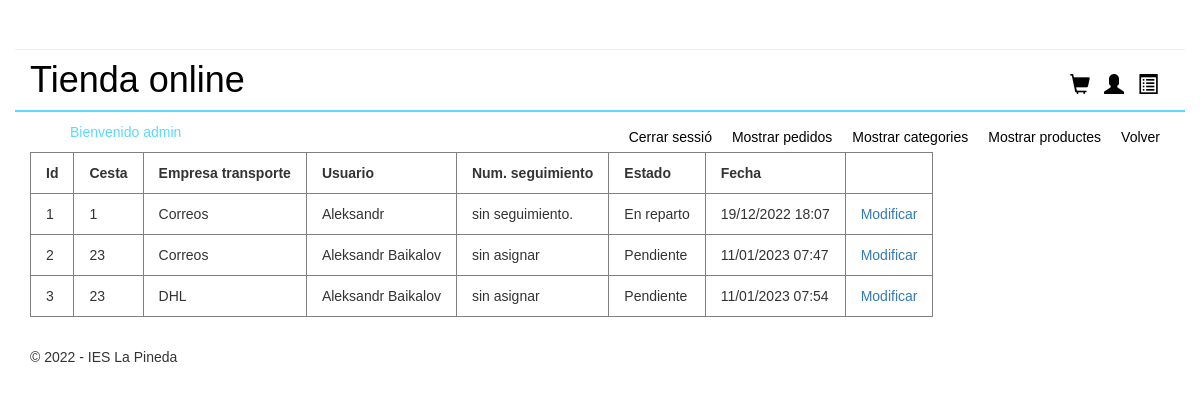
Screenshot of /admin/admin.php?controller=Pedido&action=iniciarVistaPedidos (signed in) with the database file from the repository.
### tables this page shows
CREATE TABLE `pedidos` (
  `id_pedido` int(11) NOT NULL,
  `fk_id_cesta` int(11) NOT NULL,
  `fk_id_empresa_transporte` int(11) NOT NULL,
  `fk_id_usuario` int(11) NOT NULL,
  `num_seguimiento` varchar(128) DEFAULT NULL,
  `estado` int(1) NOT NULL,
  `fecha` int(15) NOT NULL
);

CREATE TABLE `empresa_transporte` (
  `id_empresa_transporte` int(100) NOT NULL,
  `nombre_empresa_transporte` varchar(256) NOT NULL,
  `precio_empresa_transporte` int(10) NOT NULL
);

CREATE TABLE `usuarios` (
  `id_usuario` int(15) NOT NULL,
  `nombre` varchar(48) NOT NULL,
  `correo` varchar(48) NOT NULL,
  `telefono` varchar(14) DEFAULT NULL,
  `contraseña` varchar(256) NOT NULL,
  `direccion` varchar(124) DEFAULT NULL,
  `provincia` varchar(24) DEFAULT NULL,
  `cp` varchar(12) DEFAULT NULL
);

### admin/controllers/PedidoController.php (called while the page is built, shortened)
<?php
class PedidoController
{
    public function iniciarVistaPedidos()
    {
        require_once "./models/pedido.php";
        require_once "./models/cesta.php";
        $pedidos = new Pedido();
        $cesta = new Cesta();
        $todosLosPedidos = $cesta->mostrarPedidos();
        $transportistasArray = $pedidos->getTransportistas();
        require_once "./views/mostrarPedidos.php";
    }
}
?>

### models/database.php (called while the page is built, shortened)
<?php
class Database{
    public function __construct(){
        $servername = "localhost";
        $dbname= "botiga";
        $username = "root";
        $password = "";
		$this->db = new PDO("mysql:host=$servername;dbname=$dbname",$username, $password);
    }
}

### admin/models/cesta.php (called while the page is built, shortened)
<?php
require_once("../models/database.php");
class Cesta extends Database
{
    function mostrarPedidos()
    {
        $stmt = $this->db->prepare("SELECT * FROM pedidos");
        $pedidos = array();
        if ($stmt->execute()) {
            while ($row = $stmt->fetch(PDO::FETCH_ASSOC)) {
                $pedidos[] = $row;
            }
        }
        return $pedidos;
    }
}

### admin/models/pedido.php (called while the page is built, shortened)
<?php
require_once("../models/database.php");
class Pedido extends Database
{
    function getNombreUsuario($id)
    {
        $id_usuario = strval($id);
        $sql = "SELECT nombre FROM usuarios WHERE id_usuario = ".$id_usuario;
        $result = $this->db->query($sql);
        $row = $result->fetch(PDO::FETCH_ASSOC);
        $nombre = $row['nombre'];
        return $nombre;
    }
    function getTransportistas() {
        $sql = "SELECT * FROM empresa_transporte";
        $result = $this->db->query($sql);
        $transportistasArray = array();
        while ($row = $result->fetch(PDO::FETCH_ASSOC)) {
            $transportistasArray[] = $row;
        }
        return $transportistasArray;
    }
}

### admin/views/mostrarPedidos.php (the view, shortened to what this page needs)
<?php
if ($_SESSION['role'] == 'admin') {
    echo "<table border='1' id='tablapedidos'>";
    echo "<tr>";
    echo "<th>Id</th>";
    echo "<th>Cesta</th>";
    echo "<th>Empresa transporte</th>";
    echo "<th>Usuario</th>";
    echo "<th>Num. seguimiento</th>";
    echo "<th>Estado</th>";
    echo "<th>Fecha</th>";
    echo "</tr>";
    foreach ($todosLosPedidos as $pedido) {
        echo "<tr>";
        echo "<td>" . $pedido['id_pedido'] . "</td>";
        echo "<td>" . $pedido['fk_id_cesta'] . "</td>";
        echo "<td>";
        foreach ($transportistasArray as $transportista) {
            if ($transportista['id_empresa_transporte'] == $pedido['fk_id_empresa_transporte']) {
                echo $transportista['nombre_empresa_transporte'];
            }
        }
        echo "</td>";
        echo "<td>" . $pedidos->getNombreUsuario($pedido['fk_id_usuario']) . "</td>";
        echo "<td>" . $pedido['num_seguimiento'] . "</td>";
        echo "<td>";
        for ($i = 0; $i < 5; $i++) {
            if ($i == $pedido['estado']) {
                if ($i == 0) {
                    echo "Pendiente";
                } else if ($i == 1) {
                    echo "Enviado";
                } else if ($i == 2) {
                    echo "En reparto";
                } else if ($i == 3) {
                    echo "Entregado";
                }
            }
        }
        echo "</td>";
        $fecha = date("d/m/Y H:i", $pedido['fecha']);
        echo "<td>" . $fecha . "</td>";
        echo "<td><a href='?controller=Pedido&action=iniciarModificarPedido&id_pedido=" . $pedido['id_pedido'] . "' id='modificarpedido'>Modificar</a></td>";
        echo "</tr>";
    }
    echo "</table>";
} else {
    echo "<p>No tienes permisos para ver esta página</p>";
    header("Refresh:3; url=admin.php");
}
?>

### admin/admin.php (shortened to what this page needs)
<!DOCTYPE html>
<html lang="en">
<head>
    <link rel="stylesheet" href="../styles/style.css">
    <link rel="stylesheet" href="https://maxcdn.bootstrapcdn.com/bootstrap/3.3.7/css/bootstrap.min.css">
</head>
<body>
<?php
require_once "./views/menu.php";
if (isset($_GET['controller'])){
    $nombreController = $_GET['controller']."Controller";
}
else{
    $nombreController = "AdministradorController";
}
if(isset($_SESSION["role"])) {
    $role = $_SESSION['role'];
} else {
    $role = "";
}
if ($role != 'admin') {
    if (class_exists($nombreController)){
        $controlador = new $nombreController();
        if(isset($_GET['action'])){
            $action = $_GET['action'];
        }
        else{
            $action ="iniciarLogin";
        }
        $controlador->$action();
    }else{
        echo "No existe el controlador";
    }
} else {
    if (class_exists($nombreController)){
        $controlador = new $nombreController();
        if(isset($_GET['action'])){
            $action = $_GET['action'];
        }
        else{
            $action ="iniciarVistaProductos";
        }
        $controlador->$action();
    }else{
        echo "No existe el controlador";
    }
}
?>
</body>
</html>

### admin/views/menu.php (shortened to what this page needs)
<ul>
    <?php
    if (isset($_SESSION["role"])) {
        $role = $_SESSION['role'];
    } else {
        $role = "";
    }
    if ($role == 'admin') {
        echo "<li id='bienvenido'>Bienvenido " . $_SESSION['role']."</li>";
        echo '<li class="menuacceadmin as"> <a href="/BotigaMVCPHP/index.php">Volver</a></li>';
        echo "<li class='menuacceadmin as'> <a href= \"admin.php?controller=Administrador&action=iniciarVistaProductos\" >Mostrar productes</a></li>";
        echo "<li class='menuacceadmin as'> <a href= \"admin.php?controller=Administrador&action=iniciarVistaCategorias\" >Mostrar categories</a></li>";
        echo "<li class='menuacceadmin as'> <a href= \"admin.php?controller=Pedido&action=iniciarVistaPedidos\" >Mostrar pedidos</a></li>";
        echo "<li class='menuacceadmin as'> <a href= \"admin.php?controller=Administrador&action=cerrarSesion\"> Cerrar sessió </a></li>";
    }
    ?>
</ul>

### styles/style.css (style rules this page uses)
* { font-family: Verdana, Geneva, Tahoma, sans-serif; }
h1 { font-family: Verdana, Geneva, sans-serif; font-size: 24px; font-style: normal; font-variant: normal; font-weight: 700; line-height: 26.4px; }
h1 a { text-decoration: none; color: black; }
.col-md-12 { border-bottom: 2px solid #5bd9ff; }
.pull-right { margin: 30px 5px 5px 5px; width: 100px; height: 30px; }
.glyphicon-shopping-cart { padding: 3px 5px 5px 5px; color: black; font-size: 20px; }
.glyphicon-user { padding: 3px 5px 5px 5px; color: black; font-size: 20px; }
.glyphicon-list-alt { padding: 3px 5px 5px 5px; color: black; font-size: 20px; }
.menuacceadmin { list-style: none; padding: 5px 10px 5px 10px; float: right; color: black; }
.as { margin-top: -20px; }
.menuacceadmin a { color: black; }
#bienvenido { margin-top: 10px; list-style: none; color: #5bd9ff; }
#tablapedidos tr th { padding: 10px 15px 10px 15px; }
#tablapedidos tr td { padding: 10px 15px 10px 15px; }
footer { text-align: center; height: 30px; margin-top: 30px; }

### rows the page displays
pedidos: id_pedido "1", fk_id_cesta "1", fk_id_usuario.nombre "Aleksandr", num_seguimiento "sin seguimiento.", estado "En reparto", fecha "19/12/2022 18:07"
empresa_transporte: nombre_empresa_transporte "Correos"
pedidos: id_pedido "2", fk_id_cesta "23", fk_id_usuario.nombre "Aleksandr Baikalov", num_seguimiento "sin asignar", estado "Pendiente", fecha "11/01/2023 07:47"
pedidos: id_pedido "3", fk_id_cesta "23", fk_id_usuario.nombre "Aleksandr Baikalov", num_seguimiento "sin asignar", estado "Pendiente", fecha "11/01/2023 07:54"
empresa_transporte: nombre_empresa_transporte "DHL"

### other values shown
$_SESSION['role'] "admin"
